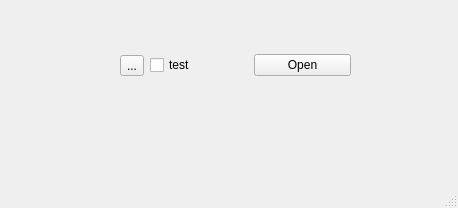
<?xml version="1.0" encoding="UTF-8"?>
<ui version="4.0">
 <class>MainWindow</class>
 <widget class="QMainWindow" name="MainWindow">
  <property name="geometry">
   <rect>
    <x>0</x>
    <y>0</y>
    <width>458</width>
    <height>208</height>
   </rect>
  </property>
  <property name="windowTitle">
   <string>MainWindow</string>
  </property>
  <widget class="QWidget" name="centralwidget">
   <widget class="QWidget" name="horizontalLayoutWidget">
    <property name="geometry">
     <rect>
      <x>120</x>
      <y>10</y>
      <width>231</width>
      <height>111</height>
     </rect>
    </property>
    <layout class="QHBoxLayout" name="horizontalLayout">
     <item>
      <widget class="QToolButton" name="chooseButton">
       <property name="text">
        <string>...</string>
       </property>
      </widget>
     </item>
     <item>
      <widget class="QCheckBox" name="my_checkBox">
       <property name="text">
        <string>test</string>
       </property>
      </widget>
     </item>
     <item>
      <widget class="QPushButton" name="open_button">
       <property name="text">
        <string>Open</string>
       </property>
      </widget>
     </item>
    </layout>
   </widget>
  </widget>
  <widget class="QMenuBar" name="menubar">
   <property name="geometry">
    <rect>
     <x>0</x>
     <y>0</y>
     <width>458</width>
     <height>21</height>
    </rect>
   </property>
  </widget>
  <widget class="QStatusBar" name="statusbar"/>
 </widget>
 <resources/>
 <connections/>
</ui>
